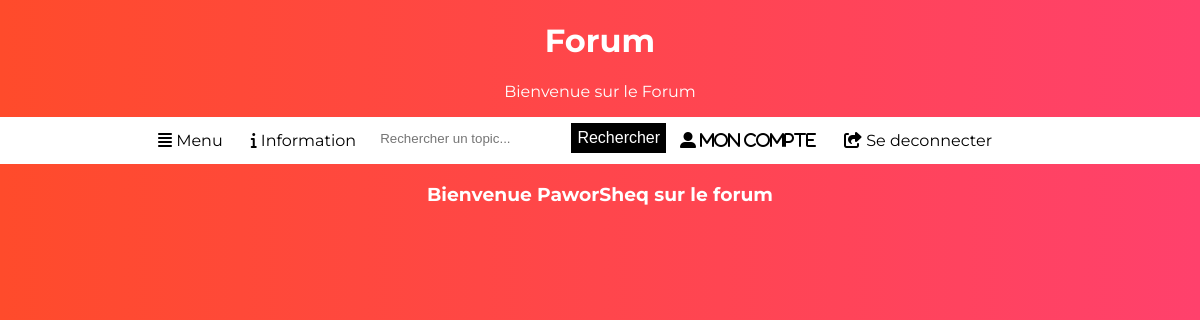
The app's page /TestPart1/connecte.php (signed in), older data.
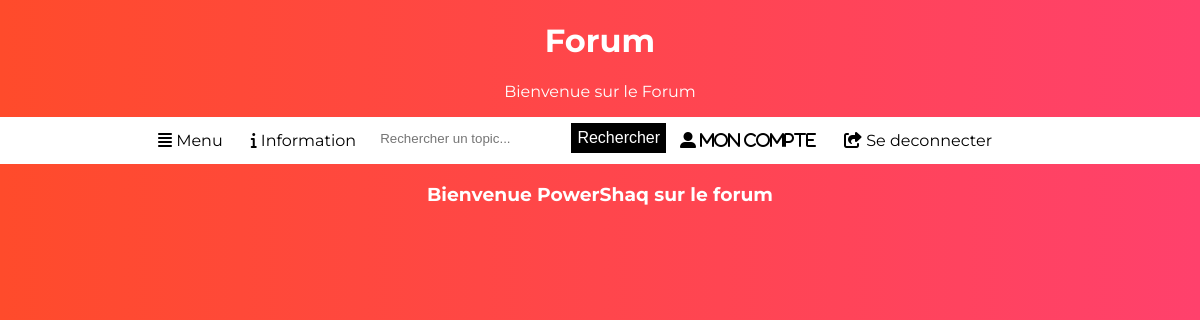
The same page, newer data.
### tables this page shows
CREATE TABLE Compte
(
idCompte INT(11) NOT NULL AUTO_INCREMENT,
isCompteBanni TINYINT,
dateDebutBan DATE,
dateFinBan DATE,
motDePasse VARCHAR(64),
login VARCHAR(64),
dateCreation DATE,
nomCompte VARCHAR(64),
idMessage INT(11),
connexion TINYINT,
PRIMARY KEY(idCompte)
);

### TestPart1/data/compte.php (called while the page is built, shortened)
<?php
    class Compte
    {
        private $nomCompte;
        function getNomCompte() {
            return $this->nomCompte;
        }
        public function initCompte($idCompte)
        {
            $bdd=DatabaseLinker::getConnexion();
            $state = $bdd->prepare("SELECT * FROM Compte WHERE idCompte=?");
            $state->bindParam(1,$idCompte);
            $state->execute();
            $resultat = $state->fetchAll();
            foreach ($resultat as $ligneResultat)
            {
                $this->nomCompte = $ligneResultat["nomCompte"];
            }
        }
    }
?>

### TestPart1/connecte.php (the view, shortened to what this page needs)
<?php
	include("header.php");
	include("data/compte.php");
?>
<?php
	if(isset($_SESSION["idUser"]))
	{
		include("BarreDeNavCo.php");
		$Utilisateur = new Compte();
		$Utilisateur->initCompte($_SESSION["idUser"]);
		echo '<h3 style="text-align : center">Bienvenue '.$Utilisateur->getNomCompte().' sur le forum</h3>';
	}
	else
	{
		header("location:index.php");
	}
 ?>

Row changes from the older to the newer data that the page shows:
changed compte: nomCompte "PaworSheq" → "PowerShaq"
